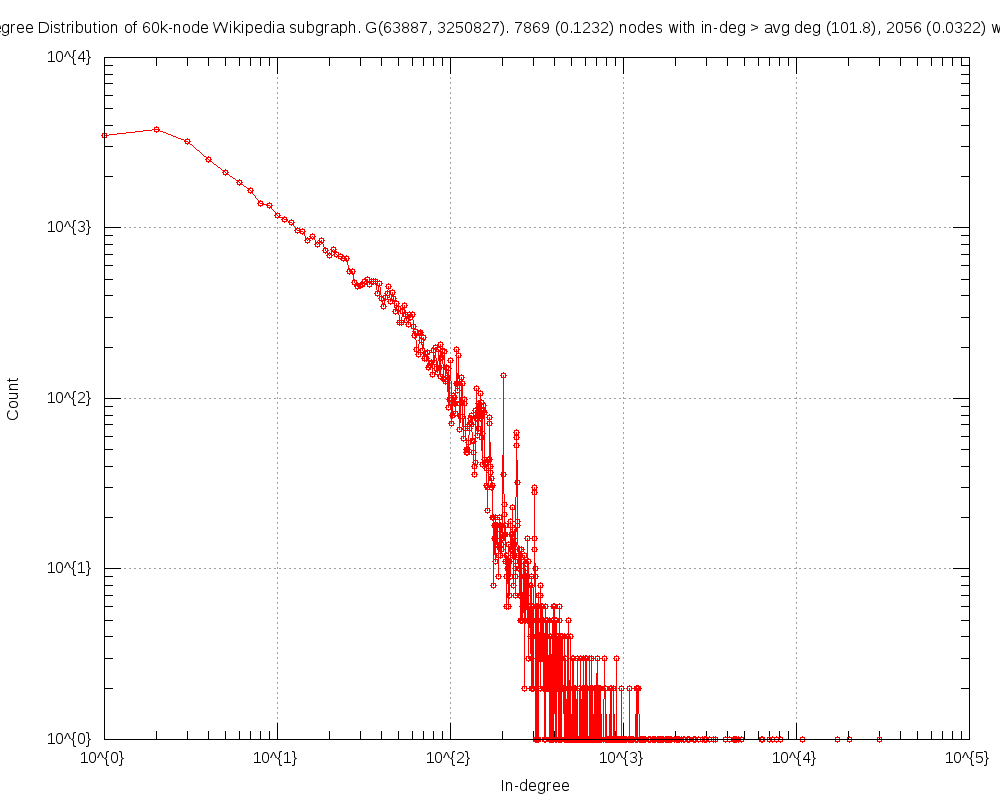

Generate this figure with gnuplot:
#
# In-degree Distribution of 60k-node Wikipedia subgraph. G(63887, 3250827). 7869 (0.1232) nodes with in-deg > avg deg (101.8), 2056 (0.0322) with >2*avg.deg (Tue Dec  9 19:19:45 2014)
#

set title "In-degree Distribution of 60k-node Wikipedia subgraph. G(63887, 3250827). 7869 (0.1232) nodes with in-deg > avg deg (101.8), 2056 (0.0322) with >2*avg.deg"
set key bottom right
set logscale xy 10
set format x "10^{%L}"
set mxtics 10
set format y "10^{%L}"
set mytics 10
set grid
set xlabel "In-degree"
set ylabel "Count"
set tics scale 2
set terminal png size 1000,800
set output 'inDeg.wiki_small.png'
plot 	"inDeg.wiki_small.tab" using 1:2 title "" with linespoints pt 6
